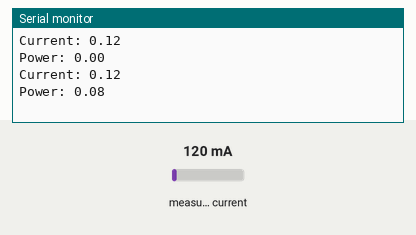
Bench run of a sketch on a simulated Arduino Uno, built with avr-gcc and run on an emulated ATmega328P. On the bench: the last lines printed to the serial monitor. The inputs (shaded band) are chosen by the test bench; at power-on: measured current 120 mA.

Above: at 10.8 s.
10.9 s: measured current set to 40 mA
At 20.6 s:
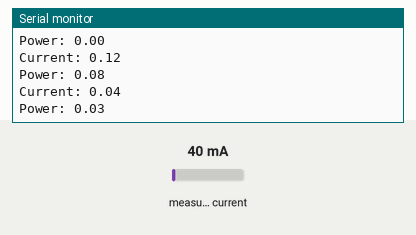
20.9 s: measured current set to 500 mA
At 31.4 s:
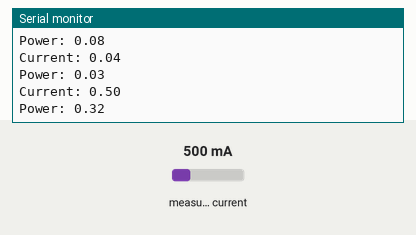
Timing chart, 0 to 32.9 s (numbered marks = the images above; inputs shaded):
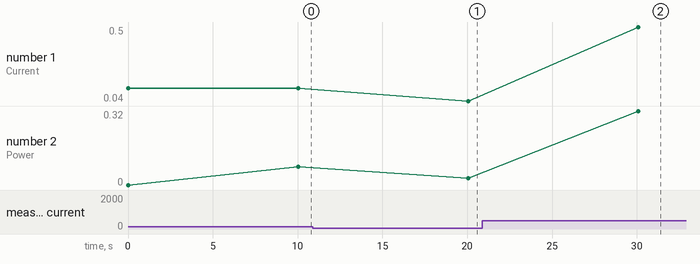

Measured:
- after the input at 10.9 s, the serial monitor: prints a new line after 9.2 s (image 1)
- after the input at 20.9 s, the serial monitor: prints a new line after 9.2 s (image 2)
- plotted number 1: 0.12 → 0.04 after the input at 10.9 s, 0.04 → 0.5 after the input at 20.9 s
- plotted number 2: 0.08 → 0.03 after the input at 10.9 s, 0.03 → 0.32 after the input at 20.9 s

The sketch:

current_sensor.ino
```cpp
#include "ACS712.h"
char watt[5];
ACS712 sensor(ACS712_30A, A0);
unsigned long last_time =0;
unsigned long current_time =0;
float Wh =0 ;

void setup() {
  Serial.begin(115200);
  sensor.calibrate();
}

void loop() {
  float V = 230;
  float I = sensor.getCurrentAC();
  Serial.print("\nCurrent: ");
  Serial.println(I);
  Serial.print("\n");
  float P = V * I;
  last_time = current_time;
  current_time = millis();
  Wh = P *(( current_time - last_time) /3600000.0) ;
  dtostrf(Wh, 4, 2, watt);
  Serial.print("Power: ");
  Serial.write(watt);
  delay(10000);
}
```
